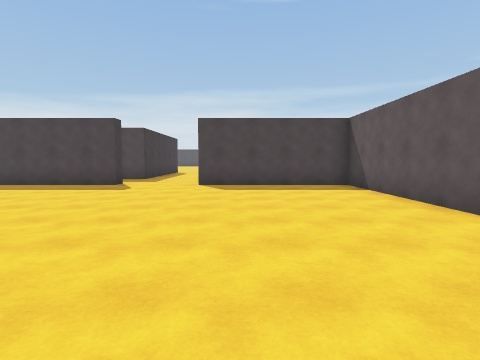
View 1 (above)

18 first-person views from a walk through a Unity game level. The camera is 1.5 m above the floor, tilts 4° down and sees 80° across. The floor is counted in squares, 2 m on a side. Each view is taken from the middle of a square. On the plan, view 1 faces up. The plan holds only what a view shows up to about 10 squares ahead; the rest is blank. The place goes on beyond the plan. The player is left out.

View 2
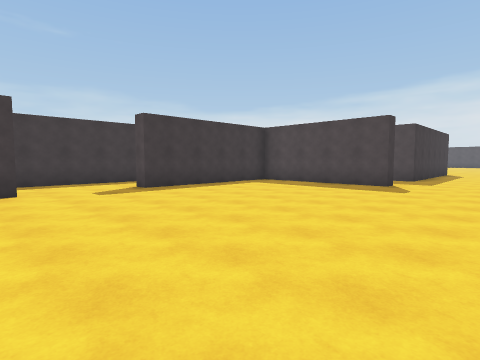

View 3
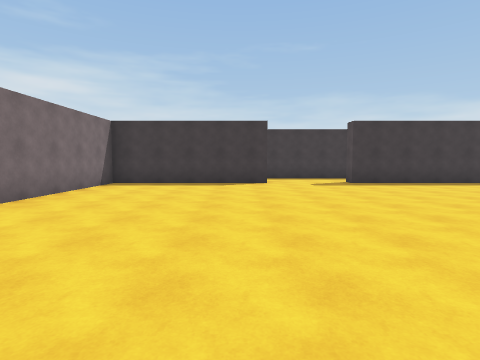

View 4
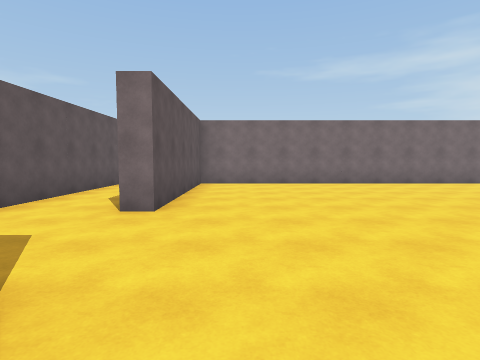

View 5
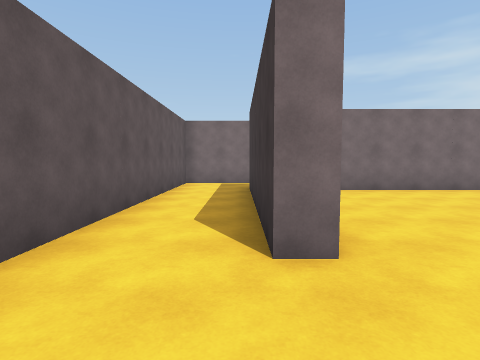

View 6
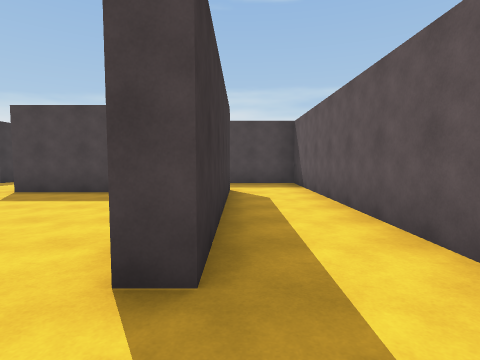

View 7
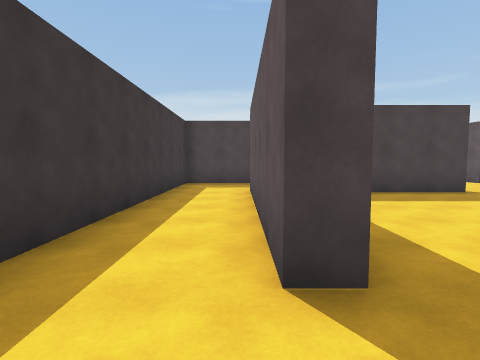

View 8
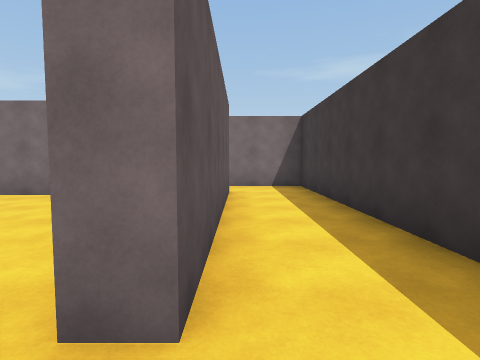

View 9
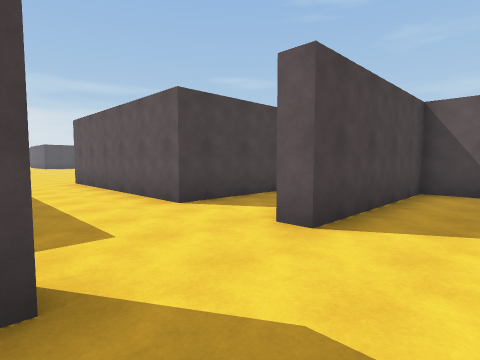

View 10
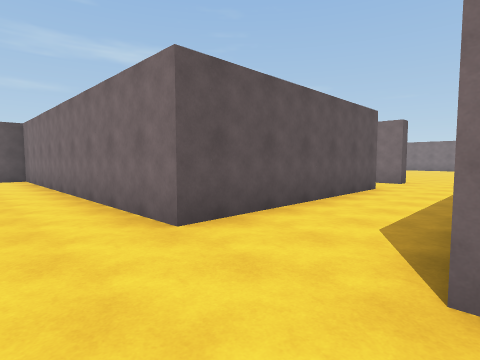

View 11
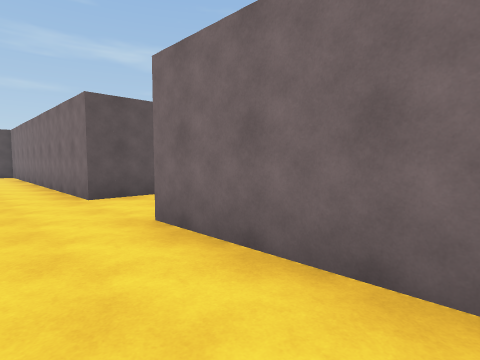

View 12
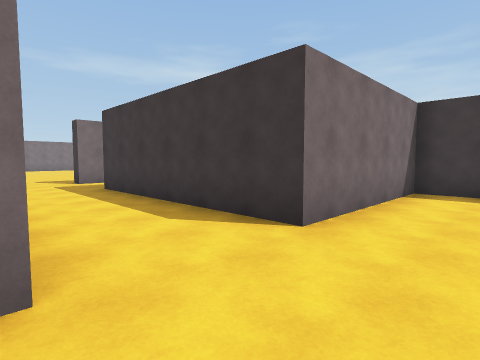

View 13
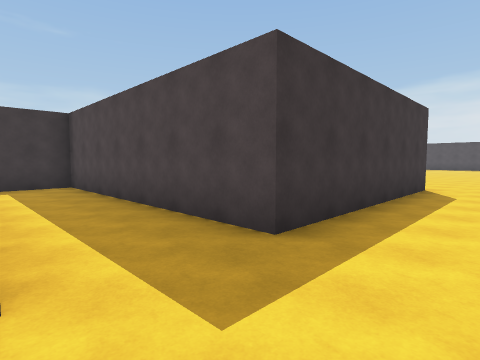

View 14
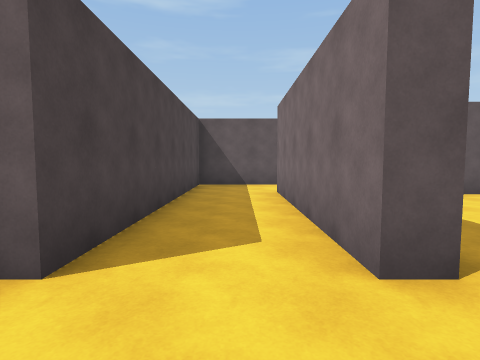

View 15
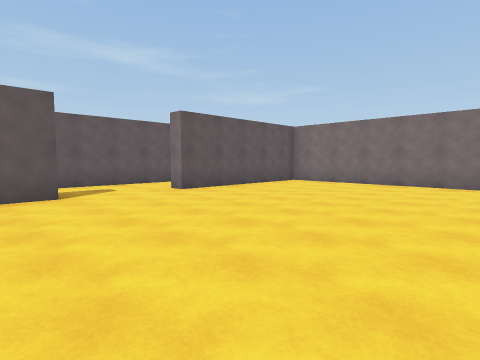

View 16
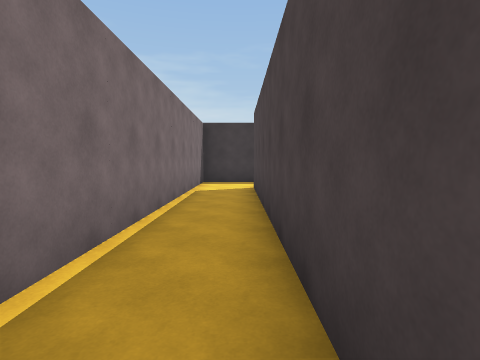

View 17
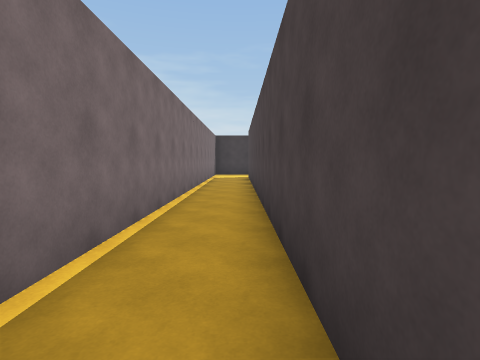

View 18
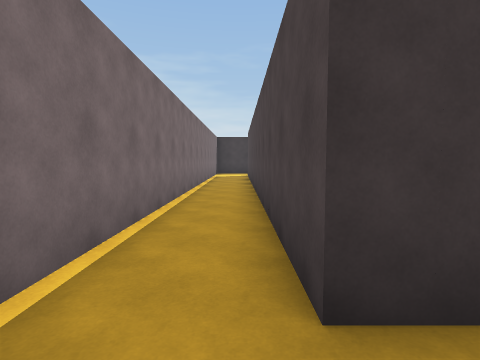

### Floor plan
Points are (right, up) in squares from view 1. A wall is a line through its corners. A room is listed if a view was taken in it or the views show most of it. See-through windows are left out.
Room 1 (views 1, 2, 3, 4, 5, 6, 7, 8, 9, 10, 11, 12, 13, 14, 15, 16, 17, 18)
walls: (-4.6, 9.1) (-3.7, 9.1) (-3.7, 8.6) (-7.2, 8.6); (3.3, 0.9) (3.7, 0.9) (3.8, -4.6) (-8.8, -4.6) (-8.8, 0.9) (-8.2, 0.9) (-8.2, -4.1) (3.3, -4.1) (3.3, 0.9); (3.7, 8.6) (3.7, 3.6) (3.3, 3.6) (3.3, 8.6) (-1.3, 8.6) (-1.3, 9.1) (3.8, 9.1); (-8.2, 7.9) (-8.2, 3.6) (-8.8, 3.6) (-8.8, 9.1); (-8.2, 18.4) (-8.2, 17.2) (-3.7, 17.2) (-3.7, 11.2) (-10.7, 11.2) (-10.7, -6.2) (5.7, -6.2) (5.7, 11.2) (-1.3, 11.2) (-1.3, 17.2) (8.2, 17.2) (8.2, 18)

Where each view was taken, in squares from view 1:
view 1: 0 up, 0 right, facing up
view 2: 0 up, 1 left, facing up-left
view 3: 0 up, 1 right, facing left
view 4: 5 up, 2 right, facing down
view 5: 3 up, 4 right, facing down
view 6: 2 up, 4 right, facing up
view 7: 2 up, 9 left, facing up
view 8: 2 up, 9 left, facing down
view 9: 7 up, 4 left, facing up-right
view 10: 19 up, 4 left, facing down-right
view 11: 19 up, 7 left, facing down-right
view 12: 19 up, 1 left, facing down-left
view 13: 9 up, 2 left, facing up-left
view 14: 10 up, 3 left, facing right
view 15: 5 up, 3 left, facing down-right
view 16: 5 down, 1 left, facing left
view 17: 5 down, 4 right, facing left
view 18: 5 down, 5 right, facing left
